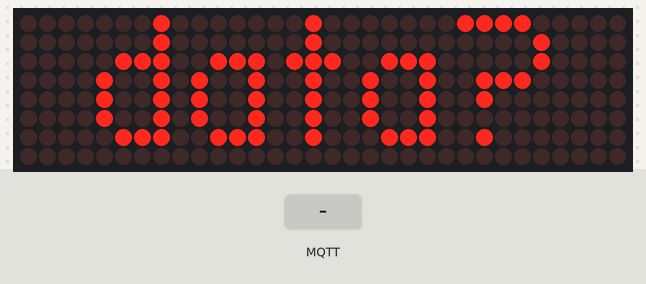
This sketch was run on a simulated ESP32. On the bench: 32×8 LED matrix. Inputs (shaded band) come from the test bench. WiFi joins after 1.5 s; servers stay silent unless stated; no MQTT or app messages arrive unless stated.

Above: at 2.7 s.
2.8 s: MQTT message "1" arrives on the first subscribed topic
At 5.0 s:
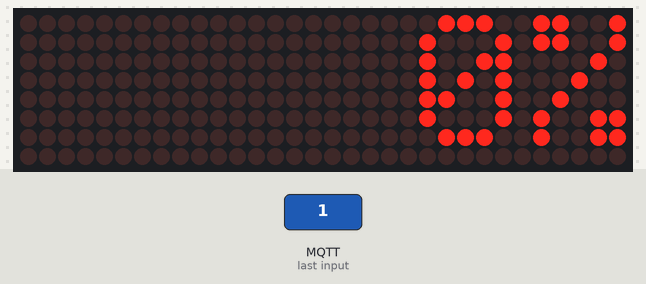
At 6.6 s:
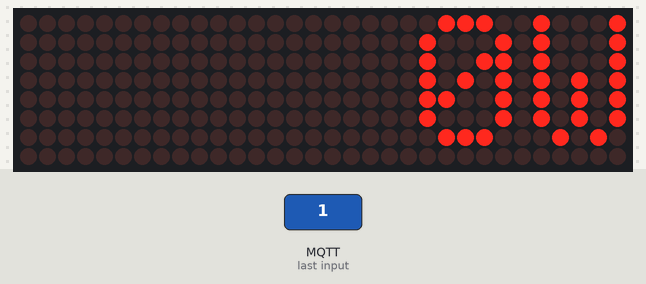
Timing chart, 0 to 8.1 s (numbered marks = the images above; inputs shaded):
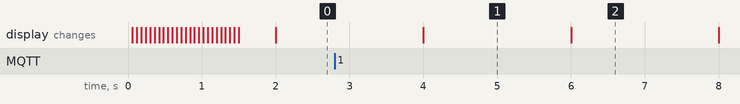

Measured:
- after the input at 2.8 s, the display: changes after 1.2 s (image 1)
- what the display in image 1 shows lasts 2.0 s, from 4.0 s to 6.0 s

The sketch:

mqtt_matrix.ino
```cpp
#include <MD_Parola.h>
#include <MD_MAX72xx.h>
#include <SPI.h>
#include <WiFi.h>
#include <PubSubClient.h>
#include <ArduinoJson.h>

const bool debug = false;

const String mqtt_topic_inverter = "inverter/state";
const String mqtt_topic_heartbeat = "inverter/dashboard2";
const String heartbeat = "OK";

// FIXME: Use https://github.com/tzapu/WiFiManager
const char *ssid = "";
const char *password = "";
const char *mqtt_broker = ""; // FIXME
const int mqtt_port = 1883;

const int STALENESS_THRESHOLD_MS = 1000*60*5;

WiFiClient espClient;
PubSubClient client(espClient);
DynamicJsonDocument inverter_state(2048);

// Uncomment according to your hardware type
#define HARDWARE_TYPE MD_MAX72XX::FC16_HW
//#define HARDWARE_TYPE MD_MAX72XX::GENERIC_HW

// Defining size, and output pins
#define MAX_DEVICES 4
#define CS_PIN 5

MD_Parola Display = MD_Parola(HARDWARE_TYPE, CS_PIN, MAX_DEVICES);

int battery_soc_pct = 0;
int battery_power_w = 0;
int pv1_power_w = 0;
int pv2_power_w = 0;

long last_callback = -STALENESS_THRESHOLD_MS-1;
void callback(char *topic, byte *payload, unsigned int length) {
  deserializeJson(inverter_state, payload);
  battery_soc_pct = inverter_state["battery_soc_pct"];
  battery_power_w = inverter_state["battery_power_w"];
  pv1_power_w = inverter_state["pv1_power_w"];
  pv2_power_w = inverter_state["pv2_power_w"];
  if (debug) {
    Serial.print("Battery %: ");
    Serial.println(battery_soc_pct);
    Serial.print("Battery W: ");
    Serial.println(battery_power_w);
  }
  last_callback = millis();
}

unsigned long now = millis();
void publishHeartbeat() {
  client.publish(mqtt_topic_heartbeat.c_str(), heartbeat.c_str());
}

bool stale_data = true;
unsigned int option = 0;
unsigned long justnow;
void loop() {
  /*
  // Use for longer boot scroll messages to completion
  while (!Display.displayAnimate()) {
    // noop
  }
  */
  client.loop();
  now = millis();
  if (now != justnow) {
    if (now % 10000 == 0) {
      publishHeartbeat();
    }
    if (now % 2000 == 0) {
      if (now - last_callback >= STALENESS_THRESHOLD_MS) {
        stale_data = true;
      } else {
        stale_data = false;
      }
      Display.displayClear();
      if (! stale_data) {
        //Display.setInvert(false);
        Display.setTextAlignment(PA_RIGHT);
        option++;
        if (option == 1) {
          Display.print(String(battery_soc_pct) + "%");
        } else if (option == 2) {
          Display.print(String(battery_power_w) + "W");
          option = 0;
        }
      } else {
        //Display.setInvert(true);
        Display.setTextAlignment(PA_CENTER);
        Display.print("data?");
      }
    }
    justnow = now;
  }
  if (!client.connected()) {
    ESP.restart();
  }
}

void setup() {
  if (debug) {
    Serial.begin(115200);
  }
  Display.begin();
  Display.setIntensity(0);
  Display.displayClear();
  Display.displayScroll("hi", PA_LEFT, PA_SCROLL_RIGHT, 60);
  Display.displayAnimate();
  WiFi.mode(WIFI_STA);
  WiFi.begin(ssid, password);
  if (debug) {
    Serial.print("Connecting to WiFi ..");
  }
  while (WiFi.status() != WL_CONNECTED) {
    Display.displayAnimate();
  }
  if (debug) {
    Serial.println(WiFi.localIP());
  }
  client.setBufferSize(2048);
  client.setServer(mqtt_broker, mqtt_port);
  client.setCallback(callback);
  while (!client.connected()) {
    Display.displayAnimate();
    String client_id = "esp32-dashboard-";
    client_id += String(WiFi.macAddress());
    if (!client.connect(client_id.c_str())) {
      Display.displayAnimate();
    }
  }
  client.subscribe(mqtt_topic_inverter.c_str());
  Display.displayAnimate();
  publishHeartbeat();
  Display.displayAnimate();
}
```
